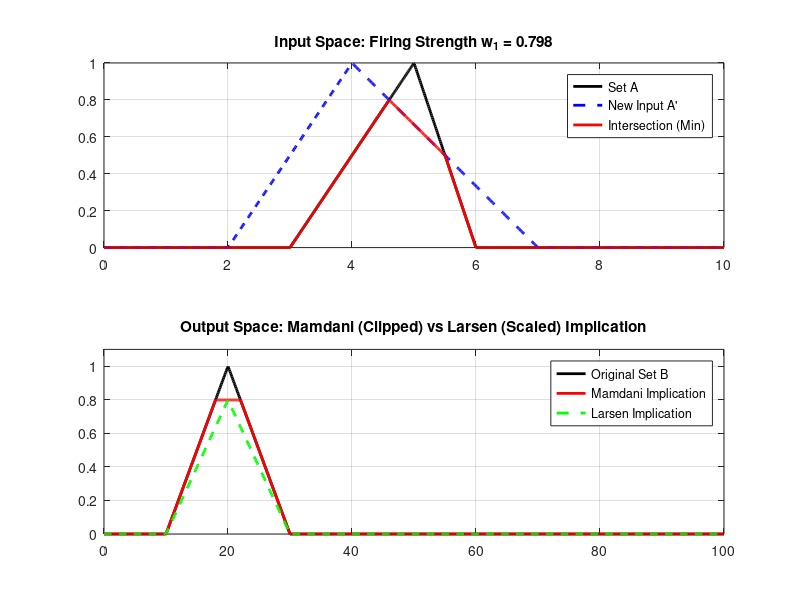
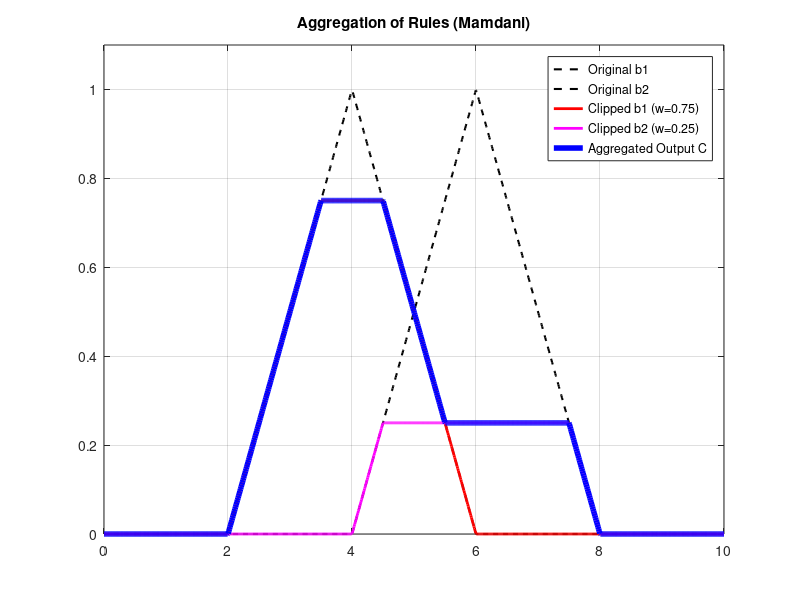

Write MATLAB code to recreate these figures, in order.
clc; clear; close all;

% =========================================================
% Exercise 1: Godel Implication & Max-Product Composition
% =========================================================
disp('--- Exercise 1: Godel Implication ---');
muA = [0.2, 0.7, 1, 0.7, 0.2];
muB = [0, 0.5, 0.8, 1, 0.5];
muAnew = [0.1, 0.7, 0.3, 0.2, 0];

% Step 1: Compute Fuzzy Relation R'(x,y) = mu_A(x) -> mu_B(y) 
% Using Godel Implication: IF a <= b THEN 1, ELSE b
r_godel = zeros(length(muA), length(muB));
for i = 1:length(muA)
    for j = 1:length(muB)
        if muA(i) <= muB(j)
            r_godel(i,j) = 1;
        else
            r_godel(i,j) = muB(j);
        end
    end
end
disp('Relation Matrix R (Godel):');
disp(r_godel);

% Step 2: B'(y) = mu_A'(x) o R'(x,y) using Max-Product Composition
muBnew_temp = zeros(length(muAnew), size(r_godel,2));
for i = 1:length(muAnew)
    for j = 1:size(r_godel,2)
        muBnew_temp(i,j) = muAnew(i) * r_godel(i,j);
    end
end
muBnew = max(muBnew_temp);
disp('Inferred Output B'' (Max-Product):');
disp(muBnew);

% =========================================================
% Exercise 2: Continuous Rule Firing (Mamdani vs Larsen)
% =========================================================
% Rule: IF x is A THEN y is B
x = linspace(0, 10, 1000);
y = linspace(0, 100, 1000);

A = trimf(x, [3, 5, 6]);
B = trimf(y, [10, 20, 30]);
Anew = trimf(x, [2, 4, 7]); % New observation A'

figure('Name', 'Rule Firing: Mamdani vs Larsen');

% Subplot 1: Input Space & Firing Strength
subplot(2,1,1);
plot(x, A, 'k', 'LineWidth', 2); hold on;
plot(x, Anew, 'b--', 'LineWidth', 2);

% Dynamically calculate firing strength w1 (Max of Intersection)
intersection_A_Anew = min(A, Anew);
w1 = max(intersection_A_Anew); 

plot(x, intersection_A_Anew, 'r', 'LineWidth', 2);
title(sprintf('Input Space: Firing Strength w_1 = %.3f', w1));
legend('Set A', 'New Input A''', 'Intersection (Min)');
grid on;

% Subplot 2: Output Space Implication
subplot(2,1,2);
plot(y, B, 'k', 'LineWidth', 2); hold on;

% Mamdani Implication (Clipping via MIN)
B_mamdani = min(w1, B);
plot(y, B_mamdani, 'r', 'LineWidth', 2);

% Larsen Implication (Scaling via PRODUCT)
B_larsen = w1 .* B;
plot(y, B_larsen, 'g--', 'LineWidth', 2);

title('Output Space: Mamdani (Clipped) vs Larsen (Scaled) Implication');
legend('Original Set B', 'Mamdani Implication', 'Larsen Implication');
grid on; axis([0 100 0 1.1]);

% =========================================================
% Exercise 3: Aggregation of Multiple Rules
% =========================================================
x_out = linspace(0, 10, 1000);

b1 = trimf(x_out, [2, 4, 6]);
b2 = trimf(x_out, [4, 6, 8]);

% Given firing strengths for Rule 1 and Rule 2
w1_ex3 = 0.75;
w2_ex3 = 0.25; 

figure('Name', 'Aggregation of Multiple Rules');
plot(x_out, b1, 'k--', 'LineWidth', 1.5); hold on;
plot(x_out, b2, 'k--', 'LineWidth', 1.5);

% Implication step (Clipping)
b1_dash = min(w1_ex3, b1);
b2_dash = min(w2_ex3, b2);

plot(x_out, b1_dash, 'r', 'LineWidth', 2); 
plot(x_out, b2_dash, 'm', 'LineWidth', 2); 

% Aggregation step (MAX)
c_aggregated = max(b1_dash, b2_dash);
plot(x_out, c_aggregated, 'b', 'LineWidth', 4);

title('Aggregation of Rules (Mamdani)');
legend('Original b1', 'Original b2', 'Clipped b1 (w=0.75)', 'Clipped b2 (w=0.25)', 'Aggregated Output C');
grid on; axis([0 10 0 1.1]);
